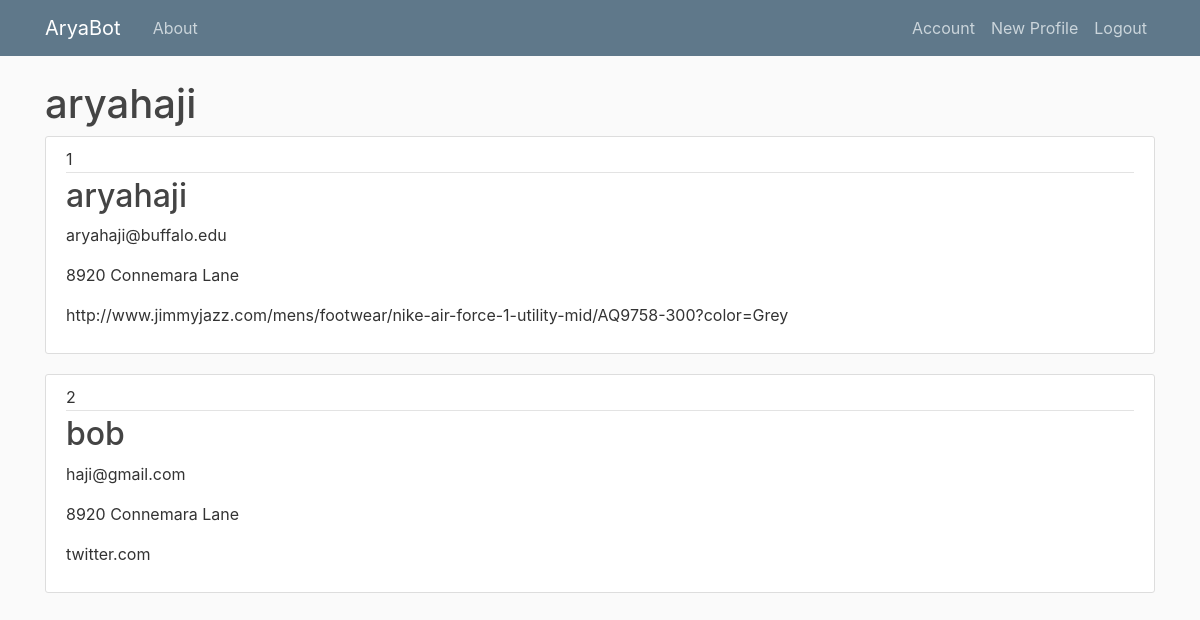
Screenshot of /account/profiles (signed in) with the database file from the repository.
### BotFlask/models.py (models this page shows, shortened)
class User(db.Model, UserMixin):
    id = db.Column(db.Integer, primary_key = True)
    username = db.Column(db.String(20), unique = True, nullable = False)
    email = db.Column(db.String(120), unique = True, nullable = False)
    password = db.Column(db.String(60), nullable = False)
    profiles = db.relationship('Profile', backref = 'user')

class Profile(db.Model):
    id = db.Column(db.Integer, primary_key = True)
    profileName = db.Column(db.String(), nullable = False)
    firstName = db.Column(db.String(20), nullable = False)
    lastName = db.Column(db.String(30), nullable = False)
    email = db.Column(db.String(), nullable = False)
    phone = db.Column(db.String(), nullable = False)
    address = db.Column(db.String(), nullable = False)
    address1 = db.Column(db.String(), nullable = True)
    city = db.Column(db.String(), nullable = False)
    state = db.Column(db.String(), nullable = False)
    zipCode = db.Column(db.String(), nullable = False)
    country = db.Column(db.String(), nullable = False)
    cc = db.Column(db.String(16), nullable = False)
    expMonth = db.Column(db.String(2), nullable = False)
    expYear = db.Column(db.String(2), nullable = False)
    cvv = db.Column(db.String(4), nullable = False)
    url = db.Column(db.String(), nullable = False)
    user_id = db.Column(db.Integer, db.ForeignKey('user.id'))

### BotFlask/routes.py (the view)
@app.route('/account/profiles', methods=['GET', 'POST'])
def profiles():
    profiles = Profile.query.all()
    return render_template('account.html', title="Profiles", profiles=profiles)

### BotFlask/models.py (called while the page is built)
@loginManager.user_loader
def loadUser(user_id):
    return User.query.get(user_id)

### BotFlask/templates/account.html
{% extends "layout.html" %}
{% block content %}
    <h1>{{ current_user.username }}</h1>
    {% for profile in profiles %}
        <article class="media content-section">
            <div class="media-body">
                <div class="article-metadata">
                    <a class="mr-2">{{ profile.id }}</a>
                </div>
                <h2><a class="article-title" href="{{ url_for('selectedProfile', profile_id=profile.id) }}">{{ profile.profileName }}</a></h2>
                <p class="article-content">{{ profile.email }}</p>
                <p class="article-content">{{ profile.address }}</p>
                <p class="article-content">{{ profile.url }}</p>
            </div>
        </article>
    {% endfor %}
{% endblock content %}

### BotFlask/static/style.css (style rules this page uses)
body { background: #fafafa; color: #333333; margin-top: 5rem; }
.content-section { background: #ffffff; padding: 10px 20px; border: 1px solid #dddddd; border-radius: 3px; margin-bottom: 20px; }
.article-title { color: #444444; }
h1, h2, h3, h4, h5, h6 { color: #444444; }
.article-content { white-space: pre-line; }
.article-metadata { padding-bottom: 1px; margin-bottom: 4px; border-bottom: 1px solid #e3e3e3 }

### rows the page displays
User: username "aryahaji"
Profile: id "1", profileName "aryahaji", email "aryahaji@buffalo.edu", address "8920 Connemara Lane", url "http://www.jimmyjazz.com/mens/footwear/nike-air-force-1-utility-mid/AQ9758-300?color=Grey"
Profile: id "2", profileName "bob", email "haji@gmail.com", address "8920 Connemara Lane", url "twitter.com"
